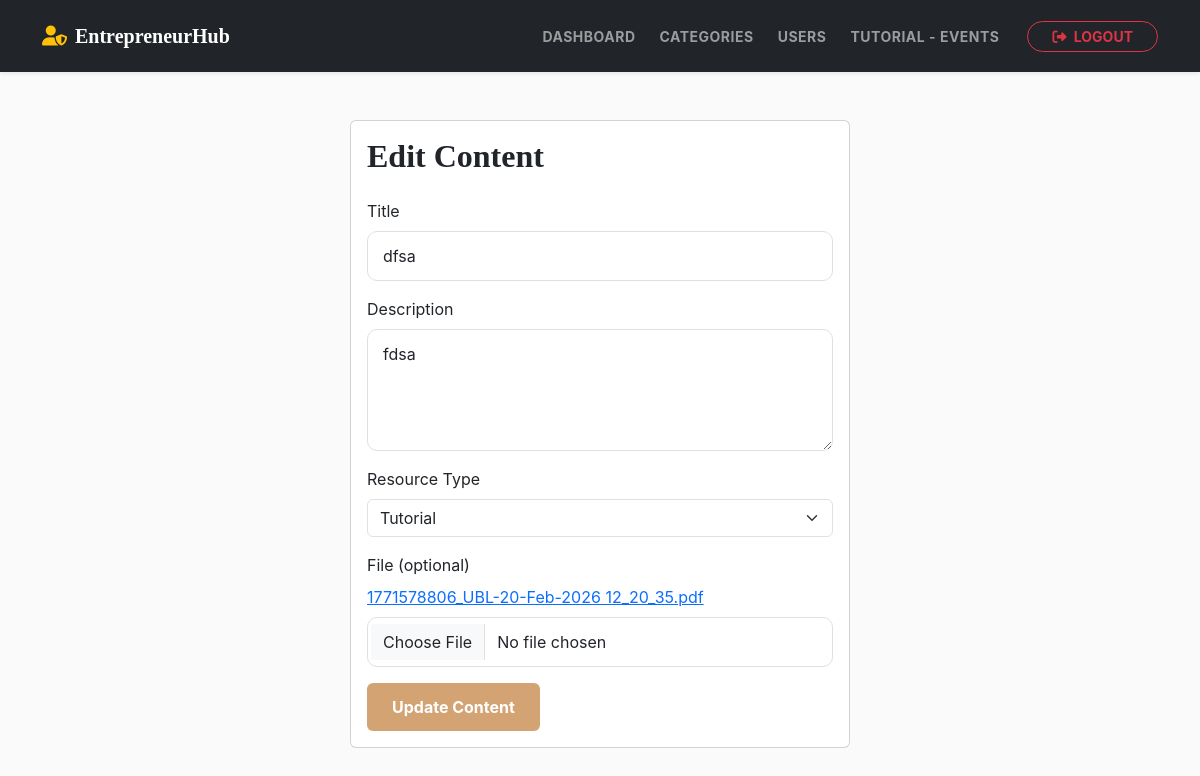
The page /admin/edit_content.php?id=2 (signed in) on the database its author committed.
### tables this page shows
CREATE TABLE `contents` (
  `content_id` int(11) NOT NULL,
  `title` varchar(255) NOT NULL,
  `description` text DEFAULT NULL,
  `resource_type` enum('tutorial','event') NOT NULL,
  `file_path` varchar(255) DEFAULT NULL,
  `created_at` timestamp NOT NULL DEFAULT current_timestamp()
);

### admin/edit_content.php (the view, shortened to what this page needs)
<?php
include "config.php";
$id = intval($_GET['id']);
$res = mysqli_query($conn, "SELECT * FROM contents WHERE content_id=$id");
$content = mysqli_fetch_assoc($res);
?>
<!DOCTYPE html>
<html lang="en">
<head>
<link href="https://cdn.jsdelivr.net/npm/bootstrap@5.3.0/dist/css/bootstrap.min.css" rel="stylesheet">
<link rel="stylesheet" href="https://cdnjs.cloudflare.com/ajax/libs/font-awesome/6.4.0/css/all.min.css">
<link rel="stylesheet" href="../CSS/style.css">
</head>
<body>
<?php include('navbar.php'); ?>
<div class="container mt-5 mb-5">
        <div class="card mx-auto" style="max-width: 500px;">
        <div class="card-body">
    <h2 class="fw-bold mb-4">Edit Content</h2>
    <form method="POST" enctype="multipart/form-data">
        <div class="mb-3">
            <label class="form-label">Title</label>
            <input type="text" name="title" class="form-control" value="<?= htmlspecialchars($content['title']) ?>" required>
        </div>
        <div class="mb-3">
            <label class="form-label">Description</label>
            <textarea name="description" class="form-control" rows="4"><?= htmlspecialchars($content['description']) ?></textarea>
        </div>
        <div class="mb-3">
            <label class="form-label">Resource Type</label>
            <select name="resource_type" class="form-select" required>
                <option value="tutorial" <?= $content['resource_type']=='tutorial'?'selected':'' ?>>Tutorial</option>
            </select>
        </div>
        <div class="mb-3">
            <label class="form-label">File (optional)</label>
            <?php if($content['file_path']): ?>
                <div class="mb-2">
                    <a href="../uploads/<?= htmlspecialchars($content['file_path']) ?>" target="_blank"><?= htmlspecialchars($content['file_path']) ?></a>
                </div>
            <?php endif; ?>
            <input type="file" name="file" class="form-control">
        </div>
        <button class="btn btn-primary fw-bold">Update Content</button>
    </form>
</div>
</div>
</div>
</body>
</html>

### CSS/style.css (style rules this page uses)
:root { --primary-color: #d4a373; --accent-color: #faedcd; --text-dark: #2d2d2d; --bg-light: #fefae0; --transition: all 0.3s ease; }
body { font-family: 'Inter', sans-serif; background-color: #fafafa; color: var(--text-dark); }
h1, h2, .navbar-brand { font-family: 'Playfair Display', serif; }
.form-control { border: 1px solid #e0e0e0; padding: 12px 15px; border-radius: 10px; transition: var(--transition); }
.btn-primary { background-color: var(--primary-color); border: none; padding: 12px 25px; }

### rows shown on the page
contents: title "dfsa", description "fdsa", resource_type "Tutorial", file_path "1771578806_UBL-20-Feb-2026 12_20_35.pdf"
